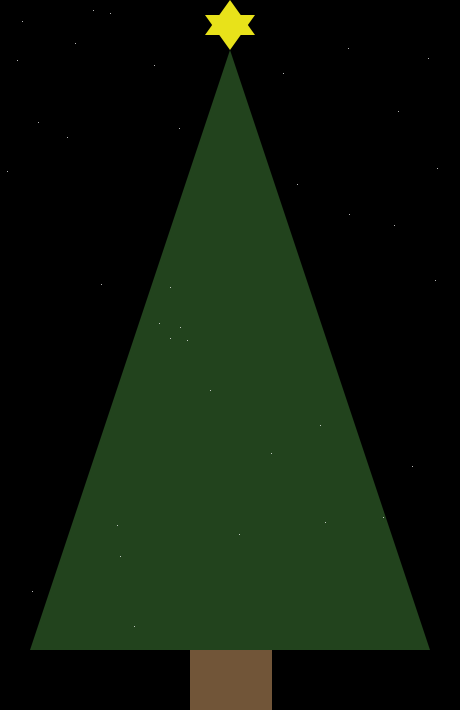
Frame 1 (no input)
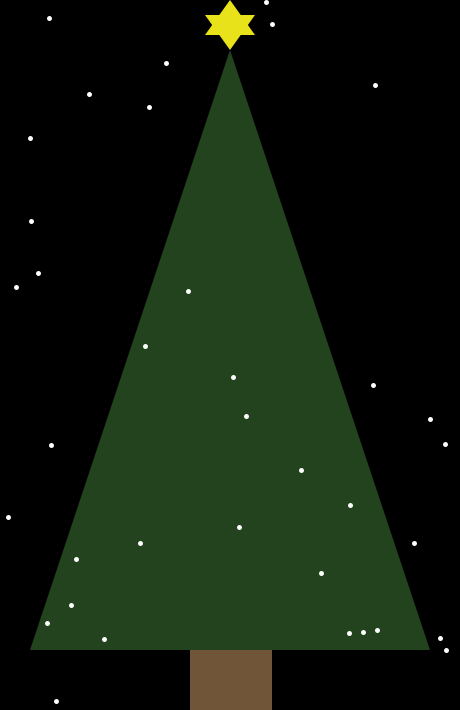
Frame 60 (the mouse pressed at the canvas centre just before this capture)
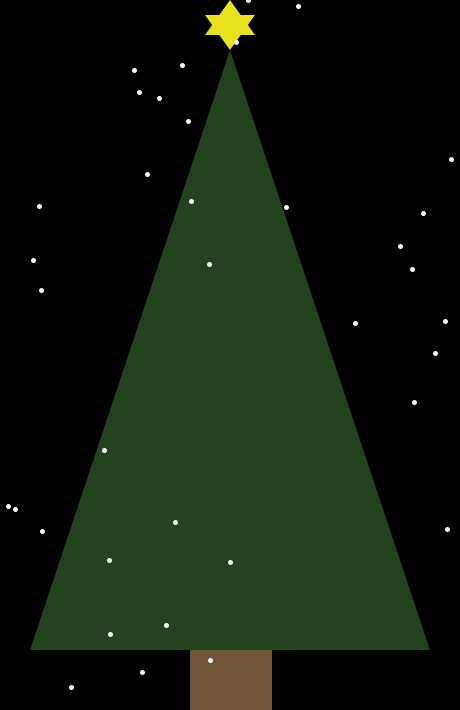
Frame 120 (the mouse held since frame 60 and released just before this capture)

The Processing sketch that drew these frames (run headless with seeded random() and noise(); from frame 60 on, the mouse is pressed at the canvas centre):

// Processing sketch: processing_124225
// ── processing_124225.pde


void setup()
{
  size(460,710);
noStroke();
}
void draw()
{
  noStroke();
fill(0,0,0);
rect(0, 0, width, height);
fill(232,226,26);
  triangle(230,0,205,35,255,35);
  triangle(230,50,205,15,255,15);
fill(34,67,29);
 triangle(30,650,430,650,230,50);
fill(113,85,56);
rect(190,650,82,500);
fill(255,255,255,25);
stroke(255);
frameRate(5);
point(random(width), random(height));
point(random(width), random(height));
point(random(width), random(height));
point(random(width), random(height));
point(random(width), random(height));
point(random(width), random(height));
point(random(width), random(height));
point(random(width), random(height));
point(random(width), random(height));
point(random(width), random(height));
point(random(width), random(height));
point(random(width), random(height));
point(random(width), random(height));
point(random(width), random(height));
point(random(width), random(height));
point(random(width), random(height));
point(random(width), random(height));
point(random(width), random(height));
point(random(width), random(height));
point(random(width), random(height));
point(random(width), random(height));
point(random(width), random(height));
point(random(width), random(height));
point(random(width), random(height));
point(random(width), random(height));
point(random(width), random(height));
point(random(width), random(height));
point(random(width), random(height));
point(random(width), random(height));
point(random(width), random(height));
point(random(width), random(height));
point(random(width), random(height));
point(random(width), random(height));
point(random(width), random(height));
point(random(width), random(height));
point(random(width), random(height));

strokeWeight(5);
}
